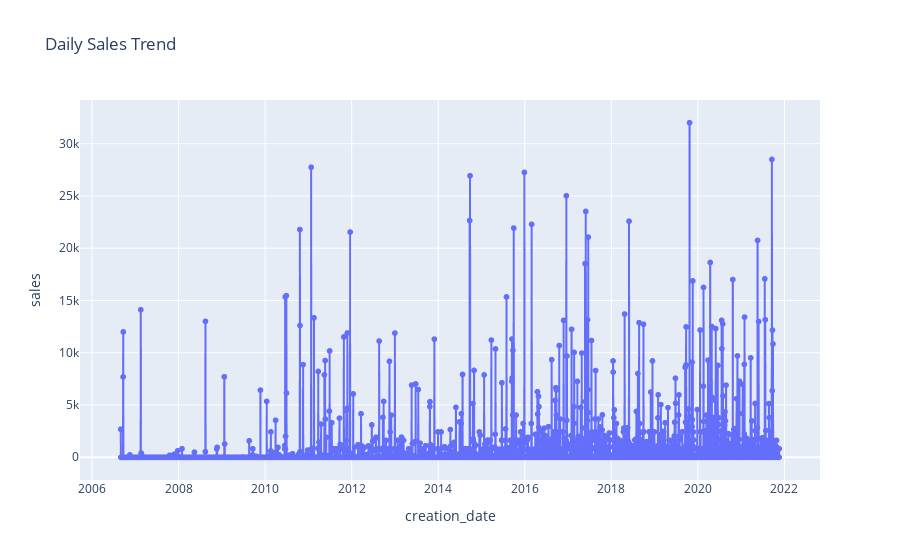
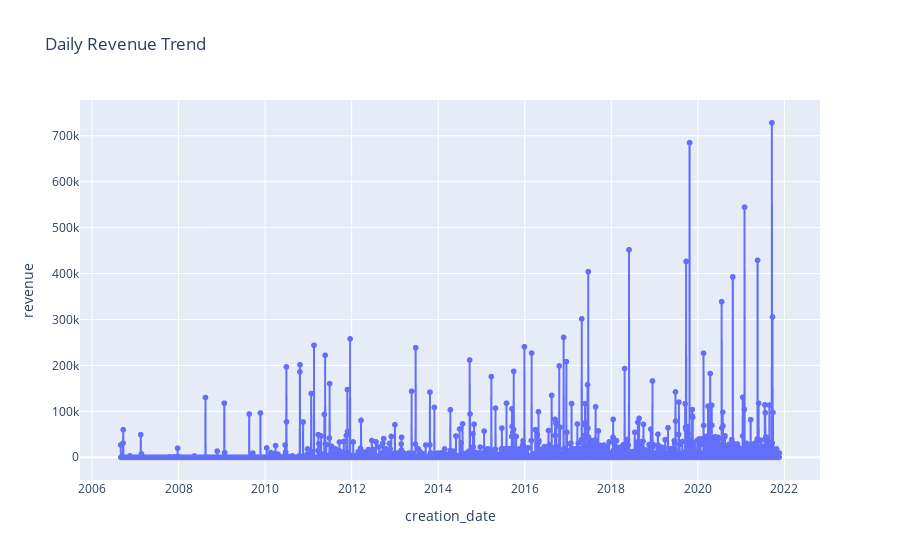
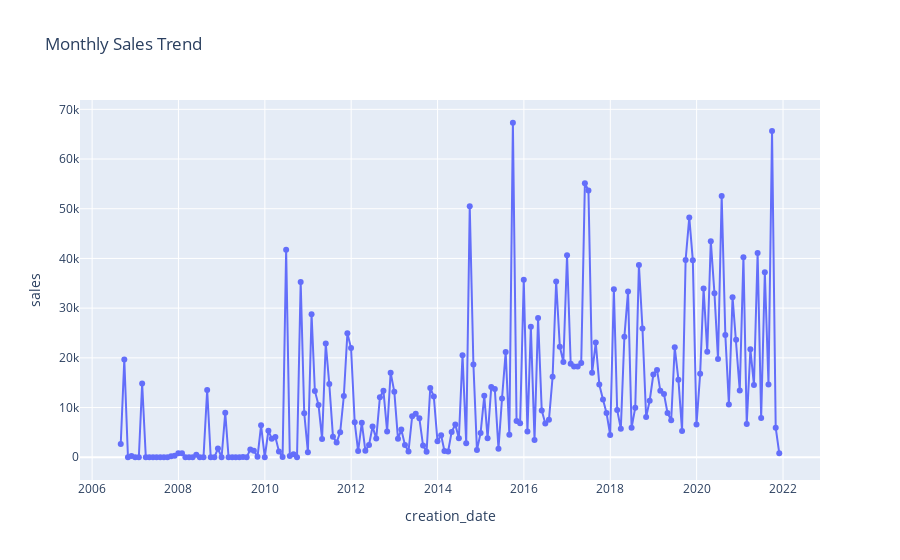
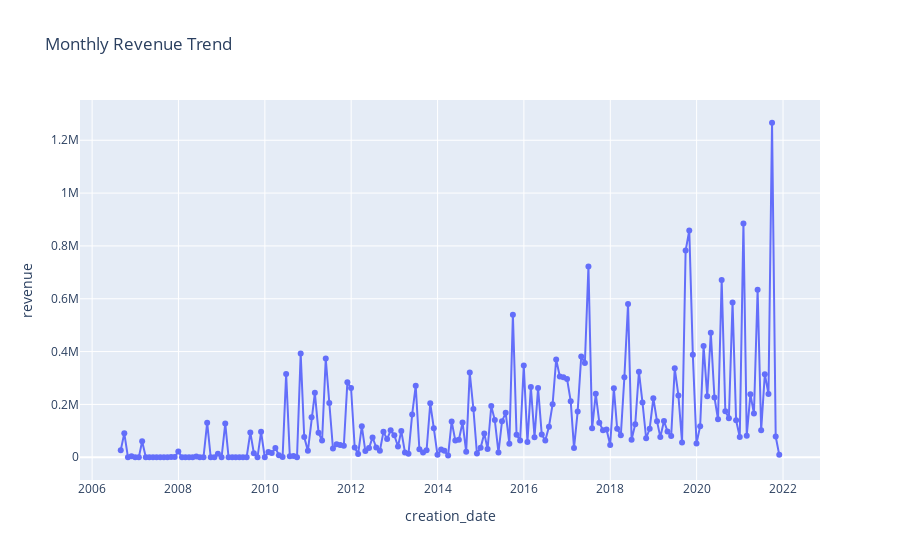

The notebook cell saved with these charts, in order:
### Markdown cell above
1. **`df.set_index('creation_date')`**: This sets the 'creation_date' column as the index of the DataFrame `df`. The `set_index` function in Pandas is used to set a specific column as the index for the DataFrame.

2. **`.resample('D')`**: This is a method used for time series data in Pandas. It allows you to group the data based on a specific time frequency. In this case, `'D'` stands for daily. So, it's resampling the data to a daily frequency.

3. **`.sum()`**: After resampling the data to a daily frequency, this function computes the sum of each column for each day. This is often used when you have numeric data and you want to aggregate it for a specific time period.

4. **`.reset_index()`**: Finally, `reset_index` is called to reset the index of the DataFrame back to the default integer-based index, and the 'creation_date' becomes a regular column again.

### Code cell
# Daily trend analysis
daily_data = df.set_index('creation_date').resample('D').sum().reset_index()
fig_daily_sales = px.line(daily_data, x='creation_date', y='sales', title='Daily Sales Trend')
fig_daily_sales.update_traces(mode='lines+markers')

fig_daily_revenue = px.line(daily_data, x='creation_date', y='revenue', title='Daily Revenue Trend')
fig_daily_revenue.update_traces(mode='lines+markers')

# Monthly trend analysis
monthly_data = df.set_index('creation_date').resample('M').sum().reset_index()
fig_monthly_sales = px.line(monthly_data, x='creation_date', y='sales', title='Monthly Sales Trend')
fig_monthly_sales.update_traces(mode='lines+markers')

fig_monthly_revenue = px.line(monthly_data, x='creation_date', y='revenue', title='Monthly Revenue Trend')
fig_monthly_revenue.update_traces(mode='lines+markers')

# Quarterly trend analysis
quarterly_data = df.set_index('creation_date').resample('Q').sum().reset_index()
fig_quarterly_sales = px.line(quarterly_data, x='creation_date', y='sales', title='Quarterly Sales Trend')
fig_quarterly_sales.update_traces(mode='lines+markers')

fig_quarterly_revenue = px.line(quarterly_data, x='creation_date', y='revenue', title='Quarterly Revenue Trend')
fig_quarterly_revenue.update_traces(mode='lines+markers')

# Half-yearly trend analysis
half_yearly_data = df.set_index('creation_date').resample('6M').sum().reset_index()
fig_half_yearly_sales = px.line(half_yearly_data, x='creation_date', y='sales', title='Half-Yearly Sales Trend')
fig_half_yearly_sales.update_traces(mode='lines+markers')

fig_half_yearly_revenue = px.line(half_yearly_data, x='creation_date', y='revenue', title='Half-Yearly Revenue Trend')
fig_half_yearly_revenue.update_traces(mode='lines+markers')

# Yearly trend analysis
yearly_data = df.set_index('creation_date').resample('Y').sum().reset_index()
fig_yearly_sales = px.line(yearly_data, x='creation_date', y='sales', title='Yearly Sales Trend')
fig_yearly_sales.update_traces(mode='lines+markers')

fig_yearly_revenue = px.line(yearly_data, x='creation_date', y='revenue', title='Yearly Revenue Trend')
fig_yearly_revenue.update_traces(mode='lines+markers')

# Show the plots
fig_daily_sales.show()
fig_daily_revenue.show()
fig_monthly_sales.show()
fig_monthly_revenue.show()
fig_quarterly_sales.show()
fig_quarterly_revenue.show()
fig_half_yearly_sales.show()
fig_half_yearly_revenue.show()
fig_yearly_sales.show()
fig_yearly_revenue.show()

### Figure 1 — Plotly figure (JSON) as saved in the notebook; plotly's stock layout.template omitted (floating-point values rounded to 4 significant figures; data arrays with more than 128 entries replaced by an {"elided": "..."} marker saying what was removed)
{"data": [{"hovertemplate": "creation_date=%{x}<br>sales=%{y}<extra></extra>", "legendgroup": "", "line": {"color": "#636efa", "dash": "solid"}, "marker": {"symbol": "circle"}, "mode": "lines+markers", "name": "", "showlegend": false, "type": "scattergl", "x": {"elided": "5559 str values"}, "xaxis": "x", "y": {"elided": "5559 float values"}, "yaxis": "y"}], "layout": {"legend": {"tracegroupgap": 0}, "title": {"text": "Daily Sales Trend"}, "xaxis": {"anchor": "y", "domain": [0, 1], "title": {"text": "creation_date"}}, "yaxis": {"anchor": "x", "domain": [0, 1], "title": {"text": "sales"}}}}

### Figure 2 — Plotly figure (JSON) as saved in the notebook; plotly's stock layout.template omitted (floating-point values rounded to 4 significant figures; data arrays with more than 128 entries replaced by an {"elided": "..."} marker saying what was removed)
{"data": [{"hovertemplate": "creation_date=%{x}<br>revenue=%{y}<extra></extra>", "legendgroup": "", "line": {"color": "#636efa", "dash": "solid"}, "marker": {"symbol": "circle"}, "mode": "lines+markers", "name": "", "showlegend": false, "type": "scattergl", "x": {"elided": "5559 str values"}, "xaxis": "x", "y": {"elided": "5559 float values"}, "yaxis": "y"}], "layout": {"legend": {"tracegroupgap": 0}, "title": {"text": "Daily Revenue Trend"}, "xaxis": {"anchor": "y", "domain": [0, 1], "title": {"text": "creation_date"}}, "yaxis": {"anchor": "x", "domain": [0, 1], "title": {"text": "revenue"}}}}

### Figure 3 — Plotly figure (JSON) as saved in the notebook; plotly's stock layout.template omitted (floating-point values rounded to 4 significant figures; data arrays with more than 128 entries replaced by an {"elided": "..."} marker saying what was removed)
{"data": [{"hovertemplate": "creation_date=%{x}<br>sales=%{y}<extra></extra>", "legendgroup": "", "line": {"color": "#636efa", "dash": "solid"}, "marker": {"symbol": "circle"}, "mode": "lines+markers", "name": "", "orientation": "v", "showlegend": false, "type": "scatter", "x": {"elided": "184 str values"}, "xaxis": "x", "y": {"elided": "184 float values"}, "yaxis": "y"}], "layout": {"legend": {"tracegroupgap": 0}, "title": {"text": "Monthly Sales Trend"}, "xaxis": {"anchor": "y", "domain": [0, 1], "title": {"text": "creation_date"}}, "yaxis": {"anchor": "x", "domain": [0, 1], "title": {"text": "sales"}}}}

### Figure 4 — Plotly figure (JSON) as saved in the notebook; plotly's stock layout.template omitted (floating-point values rounded to 4 significant figures; data arrays with more than 128 entries replaced by an {"elided": "..."} marker saying what was removed)
{"data": [{"hovertemplate": "creation_date=%{x}<br>revenue=%{y}<extra></extra>", "legendgroup": "", "line": {"color": "#636efa", "dash": "solid"}, "marker": {"symbol": "circle"}, "mode": "lines+markers", "name": "", "orientation": "v", "showlegend": false, "type": "scatter", "x": {"elided": "184 str values"}, "xaxis": "x", "y": {"elided": "184 float values"}, "yaxis": "y"}], "layout": {"legend": {"tracegroupgap": 0}, "title": {"text": "Monthly Revenue Trend"}, "xaxis": {"anchor": "y", "domain": [0, 1], "title": {"text": "creation_date"}}, "yaxis": {"anchor": "x", "domain": [0, 1], "title": {"text": "revenue"}}}}
